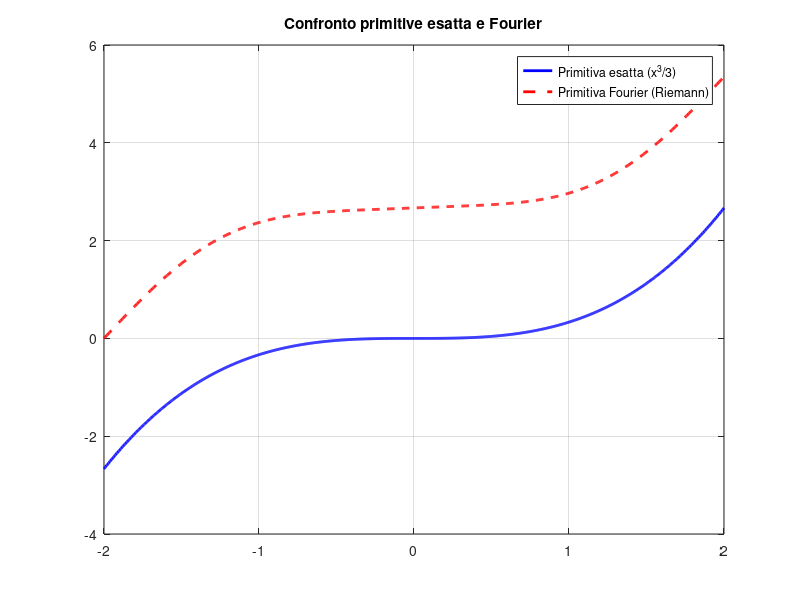

The MATLAB source for this figure:
% Integrale di Fourier
clear all; close all; clc;

% Definizione funzione
f = @(x) x.^2;
a = -2; b = 2;
L = (b - a)/2;

% Parametri per somme di Riemann
M = 1000;                   % Numero di punti per discretizzazione
x = linspace(a,b,M);
dx = (b - a)/(M-1);

% Ordine serie di Fourier
N = 2;

% Calcolo a0 con somma di Riemann
a0 = (1/L) * (sum(f(x)) * dx) / 2;

% Calcolo an e bn con somme di Riemann
an = zeros(1, N);
bn = zeros(1, N);

for n = 1:N
    an(n) = (1/L) * sum(f(x) .* cos(n*pi*x/L)) * dx;
    bn(n) = (1/L) * sum(f(x) .* sin(n*pi*x/L)) * dx;
end

% Serie di Fourier troncata numerica
Ftrunc = a0 * ones(size(x));
for n = 1 : N
    Ftrunc = Ftrunc + an(n) * cos(n*pi*x/L) + bn(n) * sin(n*pi*x/L);
end

% Integrale esatto e integrale numerico (Riemann) della troncata
I_exact = integral(f, 0, 1);
x_int = linspace(0, 1, M);
dx_int = (1 - 0) / (M-1);
Fourier_interp = interp1(x, Ftrunc, x_int);
I_fourier = sum(Fourier_interp) * dx_int;

fprintf('Integrale esatto di x^2 su [0,1]: %f\n',I_exact);
fprintf('Integrale Fourier (Riemann) su [0,1]: %f\n',I_fourier);
fprintf('Errore assoluto: %e\n',abs(I_exact - I_fourier));

% Grafico delle primitive
Primitiva_esatta = (x.^3)/3;
Primitiva_Fourier = cumsum(Ftrunc) * dx;
Primitiva_Fourier = Primitiva_Fourier - Primitiva_Fourier(find(x>=a, 1));

figure;
plot(x,Primitiva_esatta,'b','LineWidth',2);
hold on;
plot(x,Primitiva_Fourier,'r--','LineWidth',2);
grid on;
legend('Primitiva esatta (x^3/3)','Primitiva Fourier (Riemann)');
title('Confronto primitive esatta e Fourier');
